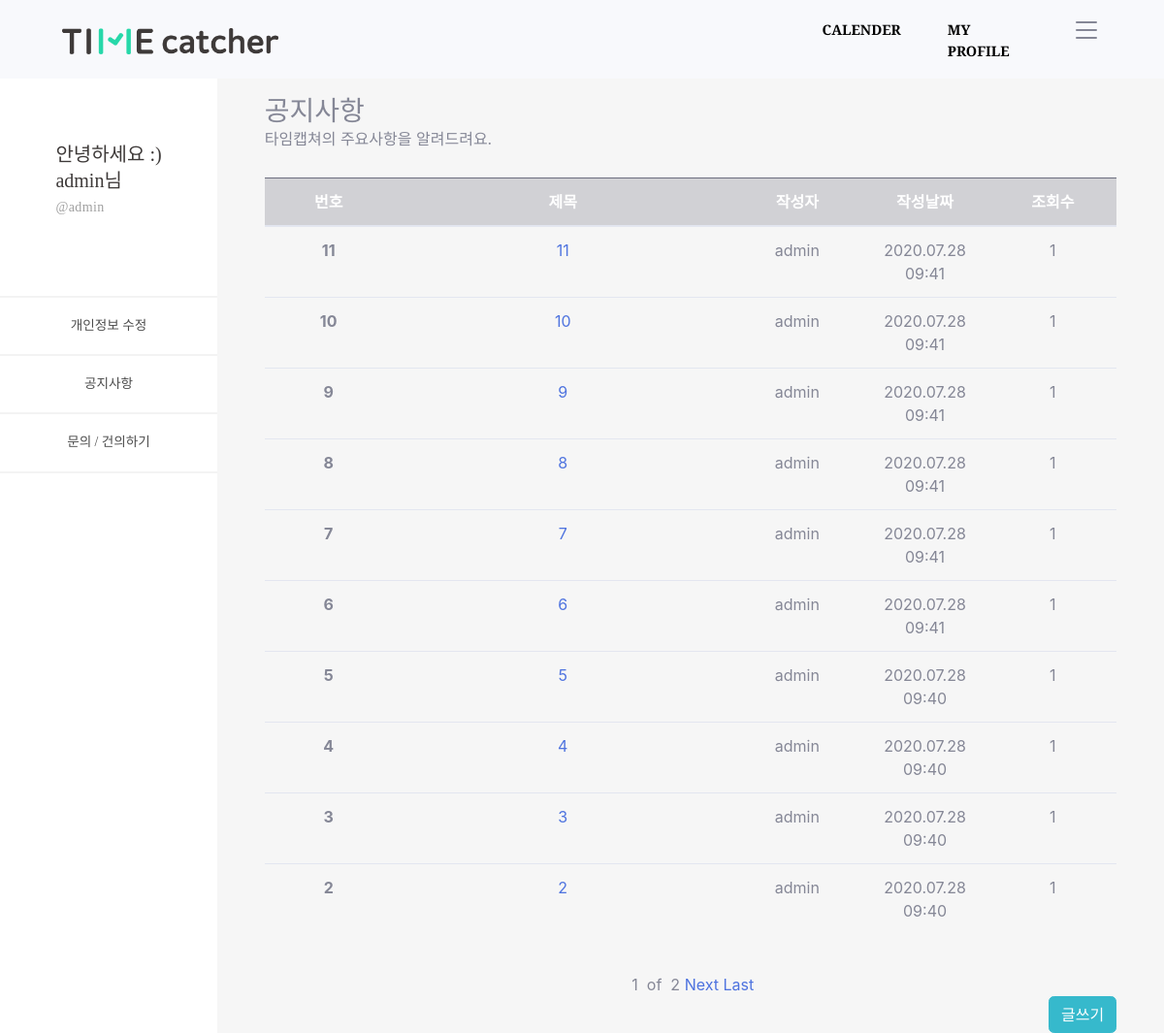
/timeApp/notices/ (signed in), run on an earlier commit of the app's database.
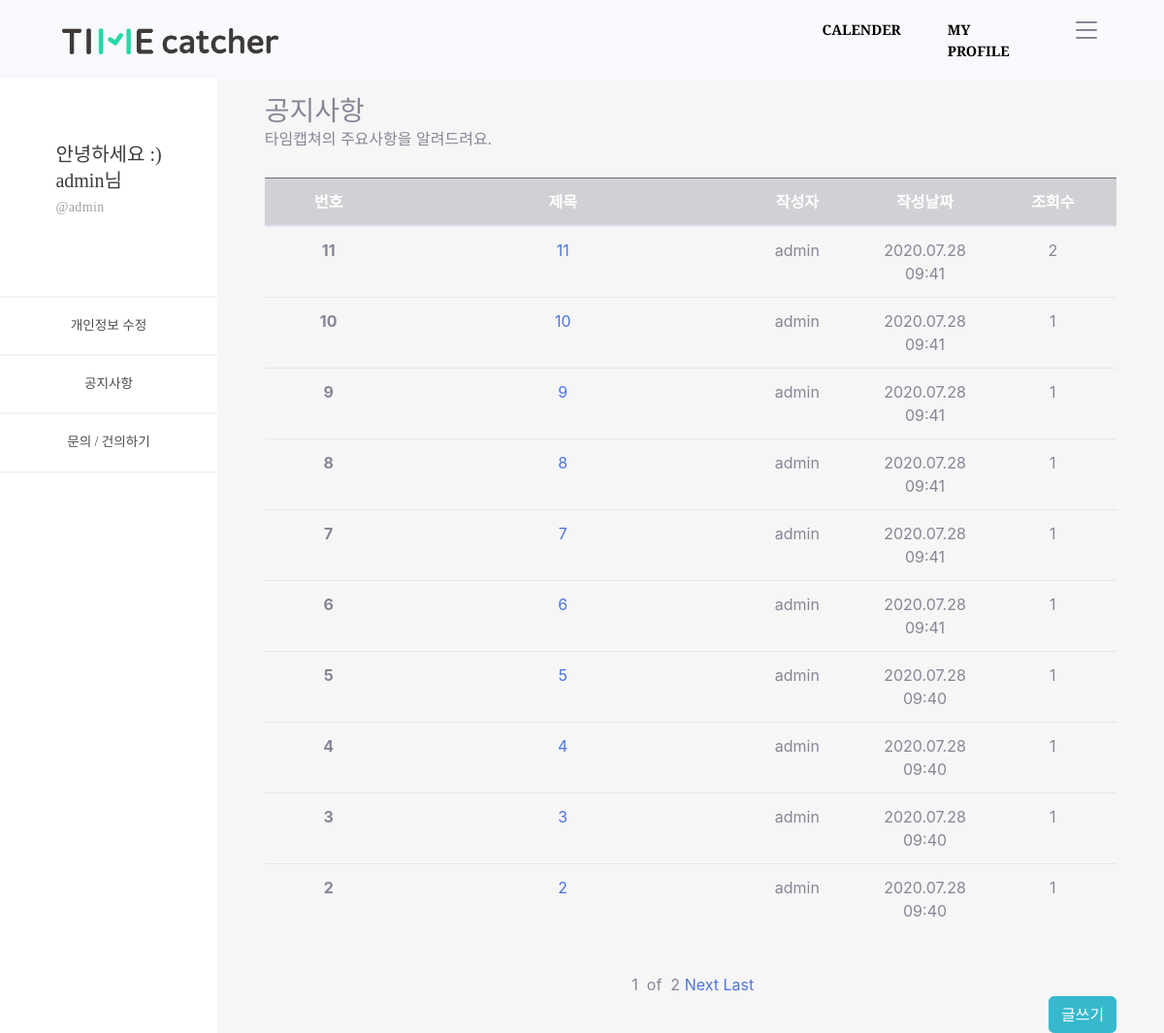
And on a later commit of the database.
### timeApp/models.py (models this page shows, shortened)
class Notices(models.Model):
    objects = models.Manager()
    n_user = models.ForeignKey(User, on_delete = models.CASCADE, null = True)
    n_title = models.CharField(max_length=100)
    n_body = models.TextField()
    n_hit = models.PositiveIntegerField(default=0)
    n_input_date = models.DateTimeField('date published', default=timezone.now)

### timeApp/views.py (the view)
# urls.py: path('notices/', views.notices, name='notices'),
def notices(request):
    notices = Notices.objects.all().order_by('-id')
    paginator = Paginator(notices,10)
    page = request.GET.get('page')
    notices_posts = paginator.get_page(page)
    conn_user = request.user
    conn_profile = Profile.objects.get(user=conn_user)
    context = {
        'id' : conn_user.username,
        'nick' : conn_profile.nick,
        'notices' : notices,
        'notices_posts' : notices_posts,
    }
    return render(request, 'notices.html', context=context)

### timeApp/templates/notices.html (shortened to what this page needs)
{% extends 'base_side.html' %}
{% load static %}
{% block content_side %}
<div id="content-wrapper" style="background-color: #f6f6f6;" class="d-flex justify-content-center">
  <div class="cantrion" style="margin-top: 10%; width: 90%;">
    <h3 class="mb-0">공지사항</h3>
    <div class="mb-1 text-muted">타임캡쳐의 주요사항을 알려드려요.</div>
    <br>
    <table class="table table-hover">
      <thead>
        <colgroup>
          <col style="width: 15%;">
          <col style="width: 40%;">
          <col style="width: 15%;">
          <col style="width: 15%;">
          <col style="width: 15%;">
        </colgroup>
        <tr class="text-center table-dark">
          <th scope="col">번호</th>
          <th scope="col">제목</th>
          <th scope="col">작성자</th>
          <th scope="col">작성날짜</th>
          <th scope="col">조회수</th>
        </tr>
      </thead>
      <tbody>
        {% for notice in notices_posts %}
        <tr class="text-center">
          <th scope="row">{{ notice.id }}</th>
          <td><a href="{% url 'notices_detail' notice.id %}">{{ notice.n_title }}</a></td>
          <td>{{ notice.n_user }}</td>
          <td>{{ notice.n_input_date | date:"Y.m.d h:i" }}</td>
          <td>{{ notice.n_hit }}</td>
        </tr>
        {% endfor %}
      </tbody>
    </table>
    <br>
    <div class="d-flex justify-content-center">
      <span>{{notices_posts.number}}</span>
      <span>&nbsp of &nbsp</span>
      <span>{{notices_posts.paginator.num_pages}}</span>
      {%if notices_posts.has_next%}
      <a href="?page={{notices_posts.next_page_number}}">Next&nbsp</a>
      <a href="?page={{notices_posts.paginator.num_pages}}">Last</a>
      {%endif%}
    </div>
    <div class="d-flex justify-content-end">
      <a href="{% url 'notices_create' %}" class="btn btn-info">글쓰기</a>
    </div>
  </div>
</div>
{% endblock %}

What changed in the data, as far as the page shows it:
changed Notices id 11: n_hit "1" → "2"
